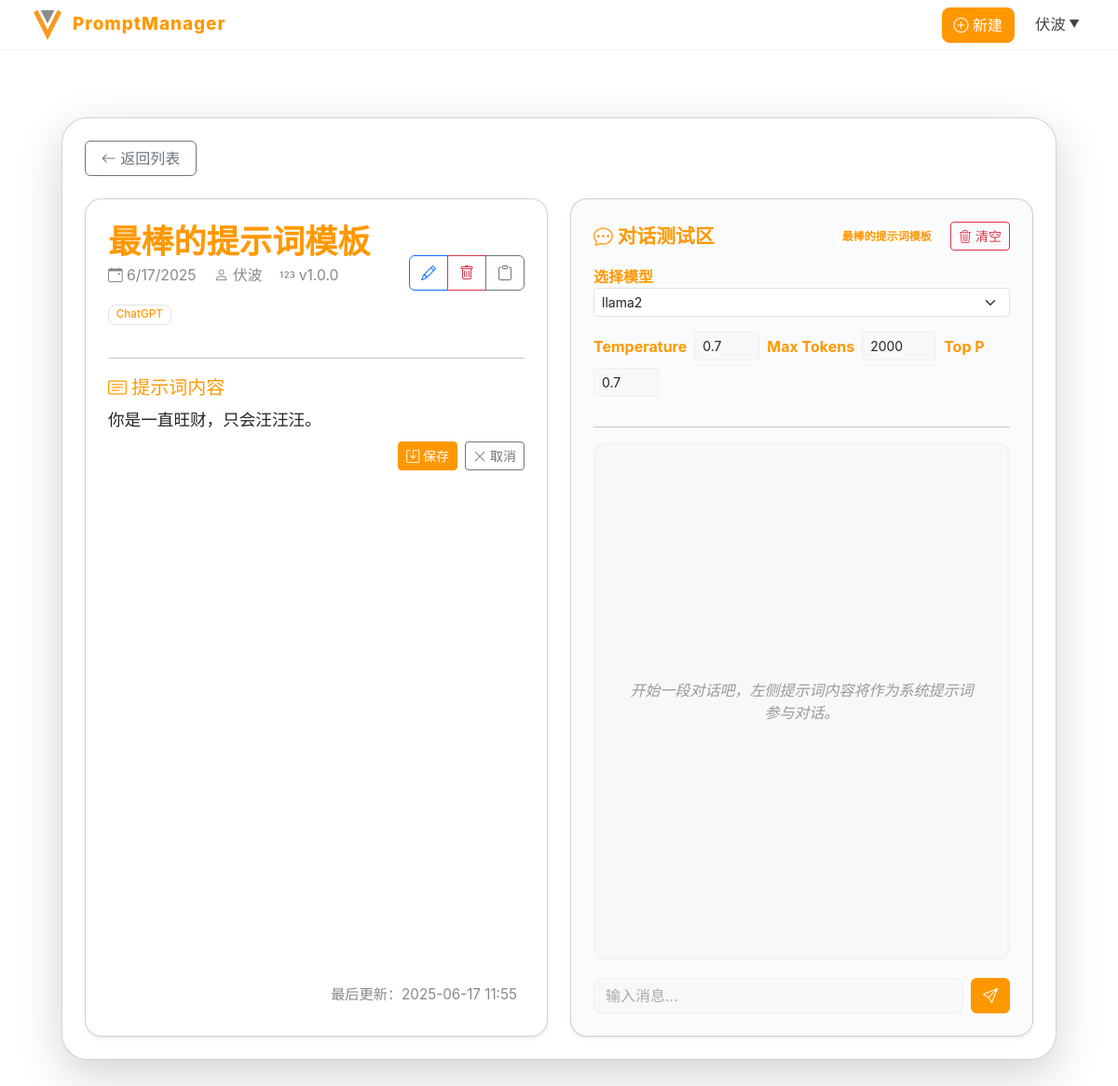
Page /prompts/13/ (signed in) on the earlier database version.
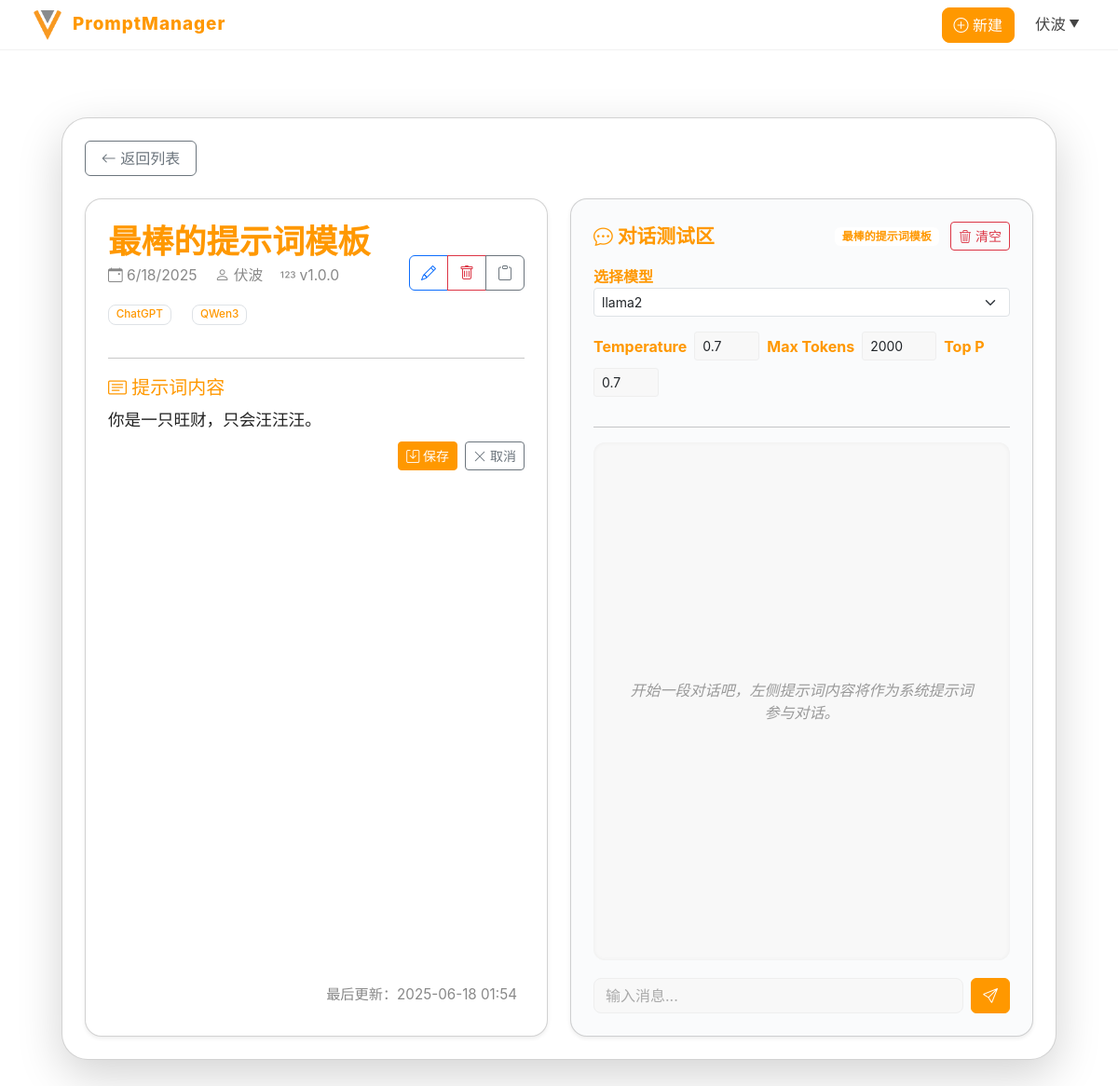
Same page on the later database version.
### prompts/models.py (models this page shows, shortened)
class User(AbstractUser):
    email = models.EmailField(unique=True)

class Prompt(models.Model):
    title = models.CharField(max_length=200, unique=True)
    content = models.TextField()
    description = models.TextField(blank=True)
    tags = models.ManyToManyField(Tag, blank=True)
    version = models.CharField(max_length=20, default="1.0.0")
    owner = models.ForeignKey(User, on_delete=models.CASCADE)
    created_at = models.DateTimeField(auto_now_add=True)
    updated_at = models.DateTimeField(auto_now=True)

class Tag(models.Model):
    name = models.CharField(max_length=50)
    is_public = models.BooleanField(default=True)
    owner = models.ForeignKey(User, null=True, blank=True, on_delete=models.CASCADE)

### prompts/views.py (the view, shortened to what this page needs)
# urls.py: path('prompts/', views.manage_prompts, name='prompt_list'),
@login_required
def manage_prompts(request, mode='list', pk=None):
    tags = Tag.objects.filter(is_public=True) | Tag.objects.filter(owner=request.user)
    tags = tags.distinct()
    if mode == 'list':
        prompts = Prompt.objects.filter(owner=request.user).order_by('-updated_at')
        search_query = request.GET.get('q')
        if search_query:
            prompts = prompts.filter(title__icontains=search_query)
        return render(request, 'prompts/prompt_list.html', {'prompts': prompts, 'tags': tags, 'mode': mode, 'search_query': search_query})
    elif mode == 'detail':
        prompt = get_object_or_404(Prompt, pk=pk, owner=request.user)
        return render(request, 'prompts/prompt_list.html', {'prompt': prompt, 'tags': tags, 'mode': mode})
    return redirect('prompt_list') # Default redirect

### prompts/templates/prompts/prompt_list.html (shortened to what this page needs)
{% extends 'prompts/base.html' %}
{% block content %}
<link rel="stylesheet" href="https://cdn.jsdelivr.net/npm/bootstrap-icons@1.11.3/font/bootstrap-icons.min.css">
<link href="https://cdn.jsdelivr.net/npm/select2@4.1.0-rc.0/dist/css/select2.min.css" rel="stylesheet" />
<div class="container py-4">
{% if mode == 'list' %}
<div class="d-flex justify-content-between align-items-center mt-4 mb-3">
  <h3 class="fw-bold d-flex align-items-center">
    <i class="bi bi-folder2-open" style="color:#ff9800;font-size:2rem;margin-right:0.5rem;"></i>
    提示词库
  </h3>
  <span class="text-muted">共 {{ prompts.count }} 个提示词</span>
</div>
<div class="d-flex justify-content-between align-items-center mb-3">
  <form class="d-flex flex-grow-1 me-3" action="{% url 'prompt_list' %}" method="get">
    <div class="input-group">
      <span class="input-group-text"><i class="bi bi-search"></i></span>
      <input type="text" class="form-control" placeholder="搜索提示词..." name="q" value="{{ request.GET.q|default_if_none:'' }}">
    </div>
  </form>
  <a href="{% url 'tag_manage' %}" class="btn btn-outline-secondary rounded-3"><i class="bi bi-tags"></i> 标签管理</a>
</div>
<div class="row g-4">
  {% for prompt in prompts %}
  <div class="col-12 col-md-6 col-lg-4">
    <div class="card shadow-sm h-100 prompt-card" style="cursor:pointer;" onclick="window.location.href='{% url 'prompt_detail' pk=prompt.id %}'">
      <div class="card-body">
        <h5 class="card-title"><i class="bi bi-lightning-charge"></i> {{ prompt.title }}</h5>
        <div class="prompt-content">{{ prompt.content|linebreaksbr }}</div>
        <div class="prompt-tags">
          {% for tag in prompt.tags.all %}
            <span class="prompt-tag">{{ tag.name }}</span>
          {% endfor %}
        </div>
        <div class="d-flex justify-content-between align-items-center mt-3">
          <div>
            <span class="badge bg-light text-dark">v{{ prompt.version }}</span>
          </div>
          <div class="action-buttons">
            <button class="btn btn-sm btn-outline-primary me-1" onclick="event.stopPropagation(); copyToClipboard('{{ prompt.content|escapejs }}')" data-bs-toggle="tooltip" title="复制内容"><i class="bi bi-clipboard"></i></button>
            <a href="{% url 'prompt_edit' pk=prompt.id %}" class="btn btn-sm btn-outline-secondary me-1" onclick="event.stopPropagation();" data-bs-toggle="tooltip" title="编辑"><i class="bi bi-pencil"></i></a>
            <button type="button" class="btn btn-sm btn-outline-danger" data-bs-toggle="modal" data-bs-target="#deletePromptModal" data-bs-prompt-id="{{ prompt.id }}" onclick="event.stopPropagation();" title="删除"><i class="bi bi-trash"></i></button>
          </div>
        </div>
      </div>
    </div>
  </div>
  {% empty %}
  <div class="col-12 text-center text-muted">暂无提示词</div>
  {% endfor %}
</div>
{% elif mode == 'detail' %}
<div class="container py-5 d-flex justify-content-center" style="min-height:1100px;">
  <div class="card shadow-lg p-4 w-100" style="max-width:1400px; min-height:1000px; border-radius:28px; background:#fff;">
    <div class="mb-4">
      <a href="{% url 'prompt_list' %}" class="btn btn-outline-secondary" style="min-width:120px;"><i class="bi bi-arrow-left"></i> 返回列表</a>
    </div>
    <div class="row g-4 align-items-stretch" style="min-height:900px;">
      <div class="col-12 col-lg-6 d-flex align-items-stretch">
        <div class="card shadow-sm p-4 flex-fill w-100 position-relative" style="background:#fff;color:#222;border-radius:18px;min-height:900px;">
          <div class="d-flex justify-content-between align-items-center mb-3">
            <div>
              <h2 class="fw-bold mb-1" style="color:#ff9800;font-size:2.2rem;">{{ prompt.title }}</h2>
              <div class="d-flex align-items-center flex-wrap text-muted" style="font-size:0.98rem;gap:1.2rem;">
                <span><i class="bi bi-calendar-event"></i> {{ prompt.updated_at|date:'n/j/Y' }}</span>
                <span><i class="bi bi-person"></i> {{ prompt.owner.username }}</span>
                <span><i class="bi bi-123"></i> v{{ prompt.version }}</span>
                {% for tag in prompt.tags.all %}
                  <span class="badge bg-light text-dark border" style="color:#ff9800;border-radius:8px;font-weight:500;margin-right:0.3em;">{{ tag.name }}</span>
                {% endfor %}
              </div>
            </div>
            <div class="btn-group" role="group">
              <button type="button" class="btn btn-outline-primary" id="editPromptBtn" title="编辑"><i class="bi bi-pencil"></i></button>
              <button type="button" class="btn btn-outline-danger" data-bs-toggle="modal" data-bs-target="#deletePromptModal" data-bs-prompt-id="{{ prompt.id }}" title="删除"><i class="bi bi-trash"></i></button>
              <button type="button" class="btn btn-outline-secondary" onclick="copyToClipboard('{{ prompt.content|escapejs }}')" title="复制内容"><i class="bi bi-clipboard"></i></button>
            </div>
          </div>
          <hr style="margin:1.2rem 0;">
          <div class="mb-4">
            <h5 class="mb-2" style="color:#ff9800;"><i class="bi bi-card-text"></i> 提示词内容</h5>
            <div id="promptContentContainer">
              <div id="promptContentDisplay" style="white-space:pre-line;font-size:1.1rem;line-height:1.7;">{{ prompt.content }}</div>
            </div>
            <div class="d-flex justify-content-end mt-2" id="editControls" style="display:none;">
              <button type="button" class="btn btn-primary btn-sm me-2" id="savePromptBtn"><i class="bi bi-save"></i> 保存</button>
              <button type="button" class="btn btn-outline-secondary btn-sm" id="cancelEditBtn"><i class="bi bi-x-lg"></i> 取消</button>
            </div>
          </div>
          <div style="position:absolute;right:2rem;bottom:2rem;">
            <span class="text-muted" style="font-size:0.95rem;">最后更新：{{ prompt.updated_at|date:'Y-m-d H:i' }}</span>
          </div>
        </div>
      </div>
      <div class="col-12 col-lg-6 d-flex align-items-stretch">
        <div class="card shadow-sm p-4 flex-fill w-100 d-flex flex-column" style="background:#fafbfc;border-radius:18px;min-height:900px;">
          <div class="d-flex justify-content-between align-items-center mb-3">
            <div class="fw-bold" style="font-size:1.3rem;"><i class="bi bi-chat-dots"></i> 对话测试区</div>
            <div>
              <span class="badge bg-light text-dark me-2">{{ prompt.title }}</span>
              <button type="button" class="btn btn-outline-danger btn-sm" id="clearChatBtn" title="清空对话"><i class="bi bi-trash3"></i> 清空</button>
            </div>
          </div>
          <div class="mb-3">
            <form class="row g-2 align-items-center">
              <div class="col-12 mb-2">
                <label for="chatModel" class="form-label mb-0 fw-bold">选择模型</label>
                <select id="chatModel" class="form-select form-select-sm">
                  <option>llama2</option>
                </select>
              </div>
              <div class="col-auto">
                <label for="chatTemperature" class="form-label mb-0 fw-bold">Temperature</label>
              </div>
              <div class="col-auto">
                <input type="number" step="0.01" min="0" max="2" id="chatTemperature" class="form-control form-control-sm" value="0.7" style="width:70px;">
              </div>
              <div class="col-auto">
                <label for="chatMaxTokens" class="form-label mb-0 fw-bold">Max Tokens</label>
              </div>
              <div class="col-auto">
                <input type="number" min="1" max="4096" id="chatMaxTokens" class="form-control form-control-sm" value="2000" style="width:80px;">
              </div>
              <div class="col-auto">
                <label for="chatTopP" class="form-label mb-0 fw-bold">Top P</label>
              </div>
              <div class="col-auto">
                <input type="number" step="0.01" min="0" max="1" id="chatTopP" class="form-control form-control-sm" value="0.7" style="width:70px;">
              </div>
            </form>
          </div>
          <hr class="my-3">
          <div id="chatMessages" class="flex-grow-1" style="min-height:0;height:auto;overflow-y:auto;background:#f8f8f8;border-radius:12px;padding:15px;margin-bottom:1.2rem;box-shadow:inset 0 0 5px rgba(0,0,0,0.05);">
            <div id="initialChatMessage" class="initial-message">开始一段对话吧，左侧提示词内容将作为系统提示词参与对话。</div>
          </div>
          <form id="chatInputForm" class="d-flex align-items-center gap-2 mt-auto">
            <input type="text" id="chatInput" class="form-control" placeholder="输入消息..." autocomplete="off">
            <button type="submit" class="btn btn-primary"><i class="bi bi-send"></i></button>
          </form>
        </div>
      </div>
    </div>
  </div>
</div>
{% endif %}
</div>
{% endblock %}

### prompts/templates/prompts/base.html (shortened to what this page needs)
<!DOCTYPE html>
<html lang="zh-CN">
<head>
    <link href="https://cdn.jsdelivr.net/npm/bootstrap@5.3.0/dist/css/bootstrap.min.css" rel="stylesheet">
    <link rel="stylesheet" href="https://cdn.jsdelivr.net/npm/bootstrap-icons@1.11.3/font/bootstrap-icons.min.css">
</head>
<body>
<nav class="pm-header">
  <a href="/main/" class="pm-brand">
    <img src="/static/VEEV.png" alt="logo" class="pm-logo">
    <span>PromptManager</span>
  </a>
  <div class="d-flex align-items-center">
    {% if user.is_authenticated %}
      <a href="{% url 'prompt_create' %}" class="btn btn-primary rounded-3 me-3"><i class="bi bi-plus-circle"></i> 新建</a>
      <div class="pm-user-dropdown" id="pmUserDropdown">
        <button class="pm-user-btn" id="pmUserBtn">{{ user.username }}</button>
      </div>
    {% else %}
      <a class="btn btn-outline-primary me-2" href="{% url 'login' %}">登录</a>
      <a class="btn btn-primary" href="{% url 'register' %}">注册</a>
    {% endif %}
  </div>
</nav>
<div class="container">
  {% block content %}{% endblock %}
</div>
</body>
</html>

### prompts/templates/prompts/base.html (style rules this page uses)
html, body { background: #fff !important; color: #222 !important; min-height: 100vh; font-family: -apple-system,BlinkMacSystemFont,'Segoe UI',Roboto,'Helvetica Neue',Arial,sans-serif; }
.pm-header { height: 54px; background: #fff; border-bottom: 1.5px solid #f2f2f2; display: flex; align-items: center; justify-content: space-between; padding: 0 2.2rem; }
.pm-logo { height: 32px; width: auto; margin-right: 0.7rem; border-radius: 6px; background: #fff; }
.pm-brand { color: #ff9800; font-weight: 800; font-size: 1.18rem; letter-spacing: 1px; display: flex; align-items: center; text-decoration: none; }
.pm-user-dropdown { position: relative; }
.pm-user-btn { background: none; border: none; color: #444; font-size: 1.02rem; font-weight: 500; cursor: pointer; display: flex; align-items: center; }
.pm-user-btn:after { content: '\25BC'; font-size: 0.7em; margin-left: 0.3em; }
.fw-bold, h3, h5, .modal-title { color: #ff9800 !important; }
.text-muted { color: #888 !important; }
.badge.bg-light { background: #fff !important; color: #ff9800 !important; font-weight: 600; }

### prompts/templates/prompts/prompt_list.html (style rules this page uses)
body { background-color: #f8f8f8; }
.btn-primary { background-color: #ff9800; border-color: #ff9800; }
.fw-bold, h3, h5, .modal-title { color: #ff9800 !important; }
.text-muted { color: #888 !important; }
.form-control, .select2-container--default .select2-selection--single, .select2-container--default .select2-selection--multiple { background-color: #f8f8f8; border-radius: 8px; border: 1px solid #eee; }
.form-control::placeholder { color: #aaa !important; }
#chatMessages { display: flex; flex-direction: column; gap: 10px; padding: 15px; background-color: #f8f8f8; border-radius: 12px; overflow-y: auto; min-height: 0; height: auto; box-shadow: inset 0 0 5px rgba(0,0,0,0.05); }
#chatMessages .initial-message { text-align: center; color: #999; padding: 20px; font-style: italic; flex-grow: 1; display: flex; align-items: center; justify-content: center; }
.form-control-sm { height: calc(1.8rem + 2px); padding: 0.25rem 0.5rem; font-size: 0.875rem; border-radius: 0.2rem; }

Differences in the rows shown:
changed Prompt "最棒的提示词模板": updated_at "6/17/2025" → "6/18/2025"; content "你是一直旺财，只会汪汪汪。" → "你是一只旺财，只会汪汪汪。"; updated_at "2025-06-17 11:55" → "2025-06-18 01:54"
now on this page (row unchanged): Tag: name "QWen3"
